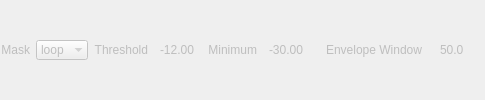
       <widget class="QWidget" name="env_shaping_wid" native="true">
        <property name="enabled">
         <bool>false</bool>
        </property>
        <layout class="QHBoxLayout" name="horizontalLayout">
         <property name="leftMargin">
          <number>0</number>
         </property>
         <property name="topMargin">
          <number>0</number>
         </property>
         <property name="rightMargin">
          <number>0</number>
         </property>
         <property name="bottomMargin">
          <number>0</number>
         </property>
         <item>
          <widget class="QLabel" name="env_mask_l">
           <property name="text">
            <string>Mask</string>
           </property>
           <property name="alignment">
            <set>Qt::AlignRight|Qt::AlignTrailing|Qt::AlignVCenter</set>
           </property>
          </widget>
         </item>
         <item>
          <widget class="QComboBox" name="env_mode_cmb">
           <property name="sizePolicy">
            <sizepolicy hsizetype="Minimum" vsizetype="Fixed">
             <horstretch>0</horstretch>
             <verstretch>0</verstretch>
            </sizepolicy>
           </property>
           <property name="toolTip">
            <string>'loop'	Apply effect  within loop region only
'full'	Apply everywhere</string>
           </property>
           <property name="currentIndex">
            <number>0</number>
           </property>
           <property name="frame">
            <bool>false</bool>
           </property>
           <item>
            <property name="text">
             <string>loop</string>
            </property>
           </item>
           <item>
            <property name="text">
             <string>full</string>
            </property>
           </item>
          </widget>
         </item>
         <item>
          <widget class="QLabel" name="env_th_l">
           <property name="text">
            <string>Threshold</string>
           </property>
           <property name="alignment">
            <set>Qt::AlignRight|Qt::AlignTrailing|Qt::AlignVCenter</set>
           </property>
          </widget>
         </item>
         <item>
          <widget class="QDoubleSpinBox" name="env_th_dsb">
           <property name="minimumSize">
            <size>
             <width>48</width>
             <height>0</height>
            </size>
           </property>
           <property name="toolTip">
            <string>Shaping begins below this volume threshold in dB</string>
           </property>
           <property name="frame">
            <bool>false</bool>
           </property>
           <property name="alignment">
            <set>Qt::AlignCenter</set>
           </property>
           <property name="buttonSymbols">
            <enum>QAbstractSpinBox::NoButtons</enum>
           </property>
           <property name="minimum">
            <double>-60.000000000000000</double>
           </property>
           <property name="maximum">
            <double>0.000000000000000</double>
           </property>
           <property name="value">
            <double>-12.000000000000000</double>
           </property>
          </widget>
         </item>
         <item>
          <widget class="QLabel" name="env_min_l">
           <property name="text">
            <string>Minimum</string>
           </property>
           <property name="alignment">
            <set>Qt::AlignRight|Qt::AlignTrailing|Qt::AlignVCenter</set>
           </property>
          </widget>
         </item>
         <item>
          <widget class="QDoubleSpinBox" name="env_min_dsb">
           <property name="minimumSize">
            <size>
             <width>48</width>
             <height>0</height>
            </size>
           </property>
           <property name="toolTip">
            <string>Shaping ends below this volume threshold in dB</string>
           </property>
           <property name="frame">
            <bool>false</bool>
           </property>
           <property name="alignment">
            <set>Qt::AlignCenter</set>
           </property>
           <property name="buttonSymbols">
            <enum>QAbstractSpinBox::NoButtons</enum>
           </property>
           <property name="minimum">
            <double>-60.000000000000000</double>
           </property>
           <property name="maximum">
            <double>0.000000000000000</double>
           </property>
           <property name="value">
            <double>-30.000000000000000</double>
           </property>
          </widget>
         </item>
         <item>
          <widget class="QWidget" name="env_window_wid" native="true">
           <property name="enabled">
            <bool>false</bool>
           </property>
           <layout class="QHBoxLayout" name="horizontalLayout_4">
            <item>
             <widget class="QLabel" name="env_window_l">
              <property name="text">
               <string>Envelope Window</string>
              </property>
              <property name="alignment">
               <set>Qt::AlignRight|Qt::AlignTrailing|Qt::AlignVCenter</set>
              </property>
             </widget>
            </item>
            <item>
             <widget class="QDoubleSpinBox" name="env_window_dsb">
              <property name="minimumSize">
               <size>
                <width>48</width>
                <height>0</height>
               </size>
              </property>
              <property name="toolTip">
               <string>Window size of envelope transform used for envelope shaping

Higher value, looser correction but more natural sounding
Lower walue, tighter correction but may sound more distorted</string>
              </property>
              <property name="frame">
               <bool>false</bool>
              </property>
              <property name="alignment">
               <set>Qt::AlignCenter</set>
              </property>
              <property name="buttonSymbols">
               <enum>QAbstractSpinBox::NoButtons</enum>
              </property>
              <property name="decimals">
               <number>1</number>
              </property>
              <property name="minimum">
               <double>1.000000000000000</double>
              </property>
              <property name="maximum">
               <double>500.000000000000000</double>
              </property>
              <property name="value">
               <double>50.000000000000000</double>
              </property>
             </widget>
            </item>
           </layout>
          </widget>
         </item>
        </layout>
       </widget>
